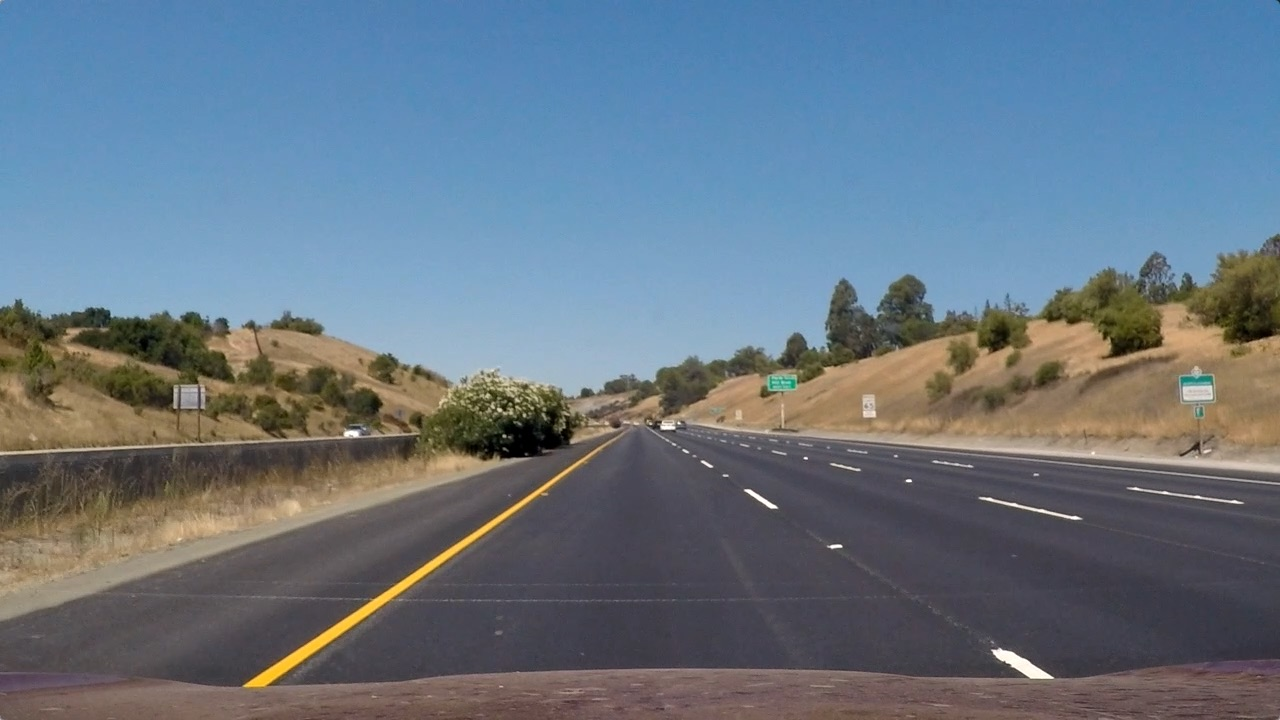
#> input picture Advanced_Lane_Finding_Project/CarND-Advanced-Lane-Lines/test_images/straight_lines1.jpg, 1280 x 720 px
$ python pipeline.py   (older library calls are emulated)
#> lines starting #> are read from the running program, lines starting #| are printed output that depends on the picture; after the words box and inside, x2 and y2 are one past the last pixel; in counts of white or black regions, pixels touching at a corner belong together
### Advanced_Lane_Finding_Project/CarND-Advanced-Lane-Lines/code/helper.py
import matplotlib.pyplot as plt
import cv2
import numpy as np
from PIL import Image
import copy
import os
import tempfile

'''
import matplotlib
matplotlib.use('agg')

plt.ioff()
'''

class Helper:

    def __init__(self):
        pass

    def parallel_plots(self, img1, title1, img2, title2, cmap1 = None, cmap2 = None):
        ''' Utility function to plot 2 images parallely
        '''
        f, (ax1, ax2) = plt.subplots(1, 2, figsize=(24, 9))
        f.tight_layout()
        ax1.imshow(img1, cmap=cmap1)
        ax1.set_title(title1, fontsize=50)
        ax2.imshow(img2, cmap = cmap2)
        ax2.set_title(title2, fontsize=50)
        plt.subplots_adjust(left=0., right=1, top=0.9, bottom=0.)
        plt.show()

        return

    # [5 lines left out: function plot_image, not called in this run]

    def load_image(self, path, bgr2rgb=True):
#> called with path = '../test_images/straight_lines1.jpg', bgr2rgb = True
        img = cv2.imread(path)
#> img is the input picture: shape (720, 1280, 3); mean B, G, R 131.2, 117.7, 103.2
        if bgr2rgb:
            img = cv2.cvtColor(img, cv2.COLOR_BGR2RGB)
        return img

    # [112 lines left out: functions overlay_text, img_to_channel, image_merger, hist_to_img, not called in this run]

### Advanced_Lane_Finding_Project/CarND-Advanced-Lane-Lines/code/thresholder.py
import cv2
import numpy as np
from helper import Helper

class Thresholder:
    def __init__(self):
        pass

    def absolute_threshold(self, img, orient='x', thresh_min=0, thresh_max=255, sobel_kernel=3):


        # Convert to grayscale
#> called with orient = 'x', thresh_min = 20, thresh_max = 100, sobel_kernel = 3
        gray = cv2.cvtColor(img, cv2.COLOR_RGB2GRAY)
        # Apply x or y gradient with the OpenCV Sobel() function
        # and take the absolute value
        if orient == 'x':
            abs_sobel = np.absolute(cv2.Sobel(gray, cv2.CV_64F, 1, 0, ksize=sobel_kernel))
        if orient == 'y':
            abs_sobel = np.absolute(cv2.Sobel(gray, cv2.CV_64F, 0, 1, ksize=sobel_kernel))
        # Rescale back to 8 bit integer
        scaled_sobel = np.uint8(255*abs_sobel/np.max(abs_sobel))
        # Create a copy and apply the threshold
        binary_output = np.zeros_like(scaled_sobel)
        # Here I'm using inclusive (>=, <=) thresholds, but exclusive is ok too
        binary_output[(scaled_sobel >= thresh_min) & (scaled_sobel <= thresh_max)] = 1
        # Return the result
        return binary_output

    def magnitude_threshold(self, img, sobel_kernel=3, mag_thresh=(0, 255)):
        # Convert to grayscale
#> called with sobel_kernel = 3, mag_thresh = (30, 100)
        gray = cv2.cvtColor(img, cv2.COLOR_RGB2GRAY)
        # Take both Sobel x and y gradients
        sobelx = cv2.Sobel(gray, cv2.CV_64F, 1, 0, ksize=sobel_kernel)
        sobely = cv2.Sobel(gray, cv2.CV_64F, 0, 1, ksize=sobel_kernel)
        # Calculate the gradient magnitude
        gradmag = np.sqrt(sobelx**2 + sobely**2)
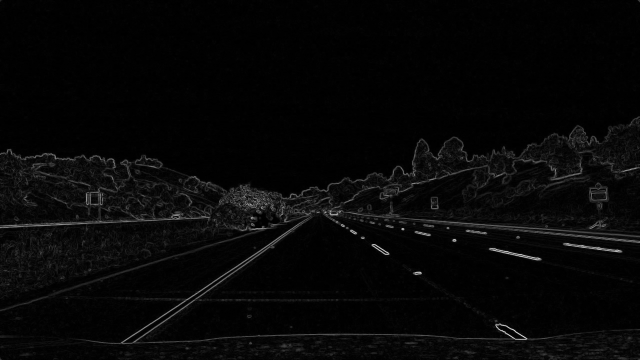
#> gradmag: shape (720, 1280) float64 (shown at 1/2 size); min 0, max 795.5, mean 23.5; drawn with min black and max white
        # Rescale to 8 bit
        scale_factor = np.max(gradmag)/255
#> scale_factor = 3.12
        gradmag = (gradmag/scale_factor).astype(np.uint8)
        # Create a binary image of ones where threshold is met, zeros otherwise
        binary_output = np.zeros_like(gradmag)
        binary_output[(gradmag >= mag_thresh[0]) & (gradmag <= mag_thresh[1])] = 1

        # Return the binary image
        return binary_output

    def direction_threshold(self, img, sobel_kernel=3, thresh=(0, np.pi/2)):

        # Apply the following steps to img
        # 1) Convert to grayscale
        # 2) Take the gradient in x and y separately
        # 3) Take the absolute value of the x and y gradients
        # 4) Use np.arctan2(abs_sobely, abs_sobelx) to calculate the direction of the gradient
        # 5) Create a binary mask where direction thresholds are met
        # 6) Return this mask as your binary_output image
#> called with sobel_kernel = 15, thresh = (0.7, 1.3)
        img = cv2.cvtColor(img, cv2.COLOR_RGB2GRAY)
        sobelx = cv2.Sobel(img, cv2.CV_64F, 1, 0, ksize = sobel_kernel)
        sobely = cv2.Sobel(img, cv2.CV_64F, 0, 1, ksize = sobel_kernel)
        abs_sobelx  = np.sqrt(np.square(sobelx))
        abs_sobely  = np.sqrt(np.square(sobely))
        direction = np.arctan2(abs_sobely, abs_sobelx)
        sbinary = np.zeros_like(direction)
        sbinary[(direction >= thresh[0]) & (direction <= thresh[1])] = 1
        return sbinary

    def hls_threshold(self, img, thresh=(0, 255)):
        # 1) Convert to HLS color space
        # 2) Apply a threshold to the S channel
        # 3) Return a binary image of threshold result
        hls = cv2.cvtColor(img, cv2.COLOR_RGB2HLS)
        S = hls[:,:,2]
        binary_output = np.zeros_like(S)
        binary_output[(S > thresh[0]) & (S <= thresh[1])] = 1

        return binary_output


h = Helper()
img = h.load_image('../test_images/straight_lines1.jpg')

t = Thresholder()
op = t.absolute_threshold(img, orient='x', thresh_min=20, thresh_max=100, sobel_kernel=3)
# Plot the result
h.parallel_plots(img,'original', op, 'abs thresholded', None, 'gray')


op = t.magnitude_threshold(img, sobel_kernel=3, mag_thresh=(30, 100))
# Plot the result
h.parallel_plots(img,'original', op, 'mag thresholded', None, 'gray')

op = t.direction_threshold(img, sobel_kernel=15, thresh=(0.7, 1.3))
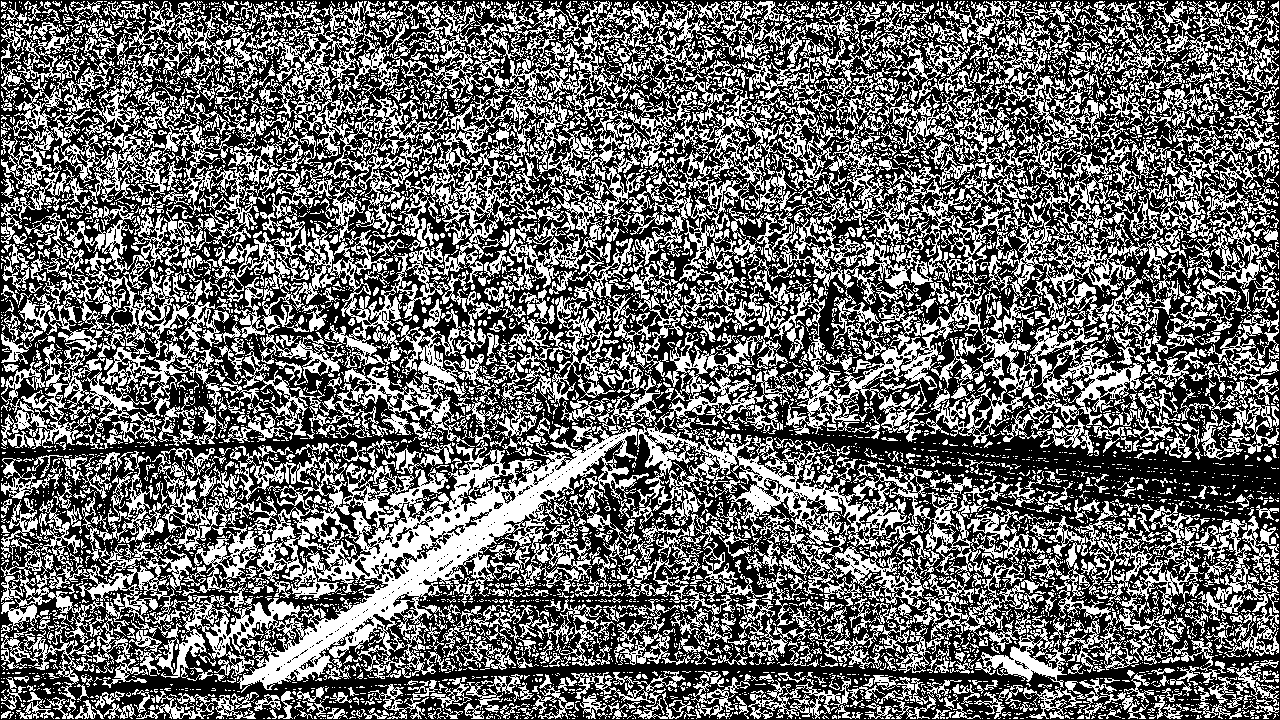
#> op: shape (720, 1280) float64; values 0 (black) and 1 (white), 41.3% white; 6492 white regions (5316 under 20 px), largest, box (x1, y1, x2, y2) and area: (134, 419, 649, 693) 39415, (820, 1, 1278, 312) 24673, (757, 191, 1156, 446) 18871
h.parallel_plots(img,'original', op, 'dir thresholded', None, 'gray')


ksize=3
s_thres = t.hls_threshold(img, thresh=(90, 255))
#> s_thres: shape (720, 1280); values 0 (black) and 1 (white), 45.3% white; 627 white regions (494 under 20 px), largest, box (x1, y1, x2, y2) and area: (0, 0, 1280, 337) 385410, (243, 449, 598, 689) 4939, (1043, 297, 1163, 359) 3045
gradx = t.absolute_threshold(img, orient='x', thresh_min=20, thresh_max=100, sobel_kernel=ksize)
grady = t.absolute_threshold(img, orient='y', thresh_min=20, thresh_max=100, sobel_kernel=ksize)
#> grady: shape (720, 1280); values 0 (black) and 1 (white), 6.4% white in thin lines or dots
mag_binary = t.magnitude_threshold(img, sobel_kernel=ksize, mag_thresh=(20, 100))
#> mag_binary: shape (720, 1280); values 0 (black) and 1 (white), 8.6% white; 2385 white regions (2088 under 20 px), largest, box (x1, y1, x2, y2) and area: (0, 233, 1280, 689) 47120, (0, 458, 533, 622) 2180, (1022, 349, 1180, 384) 991
dir_binary = t.direction_threshold(img, sobel_kernel=ksize, thresh=(0.7, 1.3))
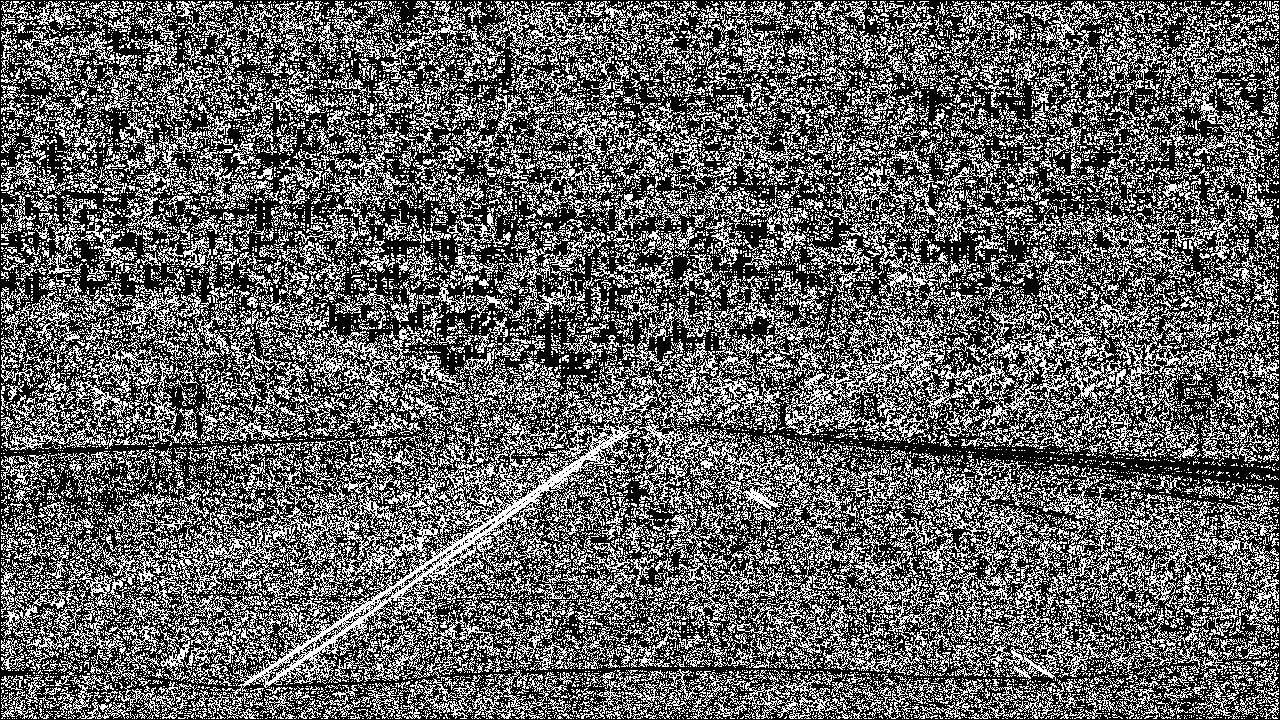
#> dir_binary: shape (720, 1280) float64; values 0 (black) and 1 (white), 37.9% white in thin lines or dots

op = np.zeros_like(dir_binary)
op[((gradx == 1) & (grady == 1)) | ((mag_binary == 1) & (dir_binary == 1)) | (s_thres == 1)] = 1
h.parallel_plots(img,'original', op, 'combined', None, 'gray')
#> call 4 of parallel_plots, with title1 = 'original', title2 = 'combined', cmap2 = 'gray'
#> in parallel_plots (call 4), `plt.show()`:
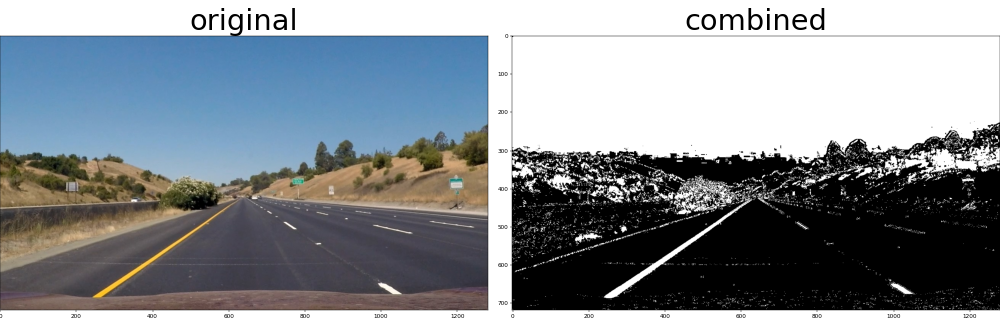
#> figure drawn by matplotlib, 2 panels


op = t.hls_threshold(img, thresh=(90, 255))
h.parallel_plots(img,'original', op, 'hls thresh', None, 'gray')

### Advanced_Lane_Finding_Project/CarND-Advanced-Lane-Lines/code/calibrator.py
import numpy as np
import cv2
import glob
import matplotlib.pyplot as plt
import pickle
from helper import Helper

class Calibrator:
    def __init__(self, x_corners, y_corners):

        self.nx = x_corners
        self.ny = y_corners

        #Has to be computed in compute_img_pts()
        self.objpoints = []
        self.imgpoints = []

        #Calibration params. should be computed in calibrate_camera()
        self.calib_params = {}
    def compute_img_pts(self, calib_images_path, show_corners=True):

#> called with calib_images_path = '../camera_cal/*.jpg', show_corners = False
        objp = np.zeros((self.ny * self.nx, 3), np.float32)
        objp[:,:2] = np.mgrid[0:self.nx, 0:self.ny].T.reshape(-1, 2)

        # Make a list of calibration images
        images = glob.glob(calib_images_path)

        # Step through the list and search for chessboard corners
        for idx, fname in enumerate(images):
            img = cv2.imread(fname)
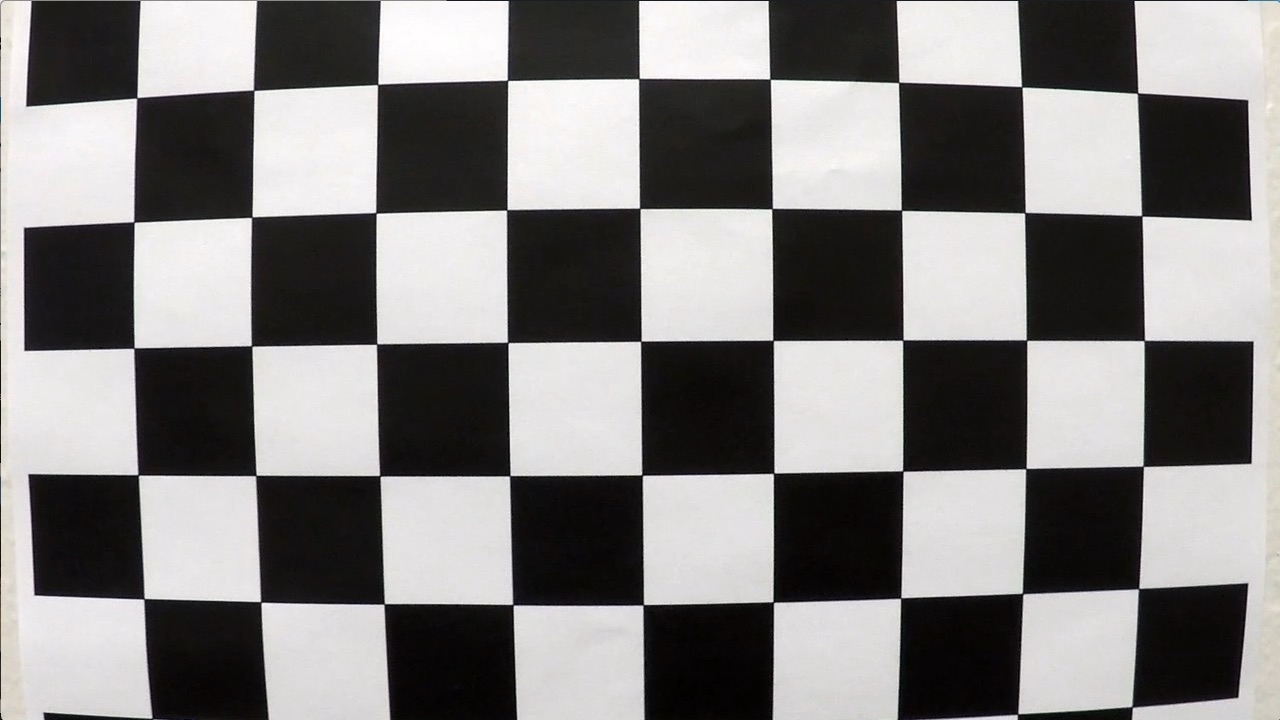
#> input picture Advanced_Lane_Finding_Project/CarND-Advanced-Lane-Lines/camera_cal/calibration1.jpg, 1280 x 720 px
#> img is the input picture: shape (720, 1280, 3); mean B, G, R 127.8, 128.4, 130.1
            gray = cv2.cvtColor(img, cv2.COLOR_BGR2GRAY)

            # Find the chessboard corners
            ret, corners = cv2.findChessboardCorners(gray, (self.nx, self.ny), None)
#> ret = False; corners = None


            # If found, add object points, image points
            if ret == True:
                self.objpoints.append(objp)
                self.imgpoints.append(corners)

                # Draw and display the corners
                cv2.drawChessboardCorners(img, (self.nx, self.ny), corners, ret)

                if show_corners:
                    plt.imshow(img)
                    plt.show()

        print ('corners found. please check self.imgpoints')

    def calibrate_camera(self, image_path):
#> called with image_path = '../camera_cal/calibration1.jpg'
        if len(self.imgpoints) == 0 or len(self.objpoints) == 0:
            raise Exception("calibration unsuccessful. Have you executed compute_img_pts() ?")

        if len(self.calib_params) == 0:
            img = cv2.imread(image_path)
            img_size = (img.shape[1], img.shape[0])

            self.calib_params['ret'], \
            self.calib_params['mtx'], \
            self.calib_params['dist'], \
            self.calib_params['rvecs'], \
            self.calib_params['tvecs'] = cv2.calibrateCamera(self.objpoints, self.imgpoints, img_size, None, None)
        else:
            print ('Calibration already done. Skipping it.')

        return self.calib_params


    def store_calib_coeffs(self, store_path):
        if len(self.calib_params) == 0:
            raise Exception('calib_params is empty. Have you run calibrate_camera ??')

        pickle.dump( self.calib_params, open( store_path, "wb" ) )
        print ('stored calib coeffs @ ' + store_path)


    def undistort_image(self, img):
        dst = cv2.undistort(img, self.calib_params['mtx'], self.calib_params['dist'], None, self.calib_params['mtx'])
        return dst

'''
h = Helper()

cal = Calibrator(x_corners=9, y_corners=6)

calib_images_path = '../camera_cal/*.jpg'
cal.compute_img_pts(calib_images_path, False)

test_image_path = '../camera_cal/calibration1.jpg'
cal.calibrate_camera(test_image_path)

cal.store_calib_coeffs('../data/calib_coeffs.pickle')

img = h.load_image(test_image_path)
und_img = cal.undistort_image(img)
h.parallel_plots(img, 'Old img', und_img, 'Undistorted img')
'''

### Advanced_Lane_Finding_Project/CarND-Advanced-Lane-Lines/code/transformer.py
import numpy as np
import cv2
from helper import Helper


class Transformer:
    def __init__(self):
        self.M = None
        self.Minv = None

    # [18 lines left out: function transform, not called in this run]


'''
h = Helper()
img = h.load_image('../test_images/straight_lines1.jpg')
t = Transformer()
corners = [(525, 499), (760, 499), (1026, 673), (270, 673)]
top_down, perspective_M = t.transform(img,corners , offset=40)
h.parallel_plots(img, 'Original', top_down, 'Transformed')
'''

### Advanced_Lane_Finding_Project/CarND-Advanced-Lane-Lines/code/lane_finder.py
import numpy as np
import cv2
import matplotlib.pyplot as plt
from helper import Helper
from thresholder import Thresholder
from transformer import Transformer

class LaneFinder:
    def __init__(self):
        self.left_fit = None
        self.right_fit = None

        self.h = Helper()

    # [250 lines left out: functions hist, find_lane_pixels, fit_polynomial, search_around_poly, fit_poly_2, overlay_lane, not called in this run]


'''
t = Thresholder()
h = Helper()
img = h.load_image('../test_images/straight_lines1.jpg')

ksize=3
s_thres = t.hls_threshold(img, thresh=(90, 255))
gradx = t.absolute_threshold(img, orient='x', thresh_min=20, thresh_max=100, sobel_kernel=ksize)
grady = t.absolute_threshold(img, orient='y', thresh_min=20, thresh_max=100, sobel_kernel=ksize)
mag_binary = t.magnitude_threshold(img, sobel_kernel=ksize, mag_thresh=(20, 100))
dir_binary = t.direction_threshold(img, sobel_kernel=ksize, thresh=(0.7, 1.3))

op = np.zeros_like(dir_binary)
op[((gradx == 1) & (grady == 1)) | ((mag_binary == 1) & (dir_binary == 1)) | (s_thres == 1)] = 1
h.parallel_plots(img,'original', op, 'combined', None, 'gray')

t = Transformer()
corners = [(525, 499), (760, 499), (1026, 673), (270, 673)]
top_down, perspective_M = t.transform(op,corners , offset=100)
h.parallel_plots(op, 'Original', top_down, 'Transformed')

l = LaneFinder()
histogram = l.hist(top_down)
plt.plot(histogram)
plt.show()
histogram.shape

img, fits = l.fit_polynomial(top_down)
plt.imshow(img)
plt.show()

plt.imshow(l.search_around_poly(top_down, fits['left_fit'], fits['right_fit']))
plt.show()
'''

### Advanced_Lane_Finding_Project/CarND-Advanced-Lane-Lines/code/curvature.py
import numpy as np
import math

class Curvature:
    def __init__(self, ym_per_pix, xm_per_pix):
        self.ym_per_pix = ym_per_pix
        self.xm_per_pix = xm_per_pix

    # [38 lines left out: functions curve_radius, measure_curvature_real, compute_offset, not called in this run]


### Advanced_Lane_Finding_Project/CarND-Advanced-Lane-Lines/code/pipeline.py
import numpy as np
import matplotlib.pyplot as plt
from moviepy.editor import VideoFileClip

from helper import Helper
from thresholder import Thresholder
from calibrator import Calibrator
from transformer import Transformer
from lane_finder import LaneFinder
from curvature import Curvature

class PipeLine:
    def __init__(self, debug=False):

        self.calib_images_path = '../camera_cal/*.jpg'
        self.test_image_path = '../camera_cal/calibration1.jpg'
        self.coeffs_path = '../data/calib_coeffs.pickle'

        self.cal = self.calibrate_pipeline()

        self.h = Helper()


        self.th = Thresholder()
        self.tr = Transformer()
        self.lane_finder = LaneFinder()
        self.curv_obj = Curvature(30/720, 3.7/700)

        self.debug = debug


    def calibrate_pipeline(self):
        cal = Calibrator(x_corners=9, y_corners=6)

        cal.compute_img_pts(self.calib_images_path, False)

        cal.calibrate_camera(self.test_image_path)

        cal.store_calib_coeffs(self.coeffs_path)

        return cal

    # [69 lines left out: function extract_lanes, not called in this run]


import os
import sys
f = open(os.devnull, 'w')
sys.stdout = f


p = PipeLine(debug=False)
root_dir = '../'
fname = 'project_video.mp4'
#> (the run stopped early here; a loop or call above may not have finished)
